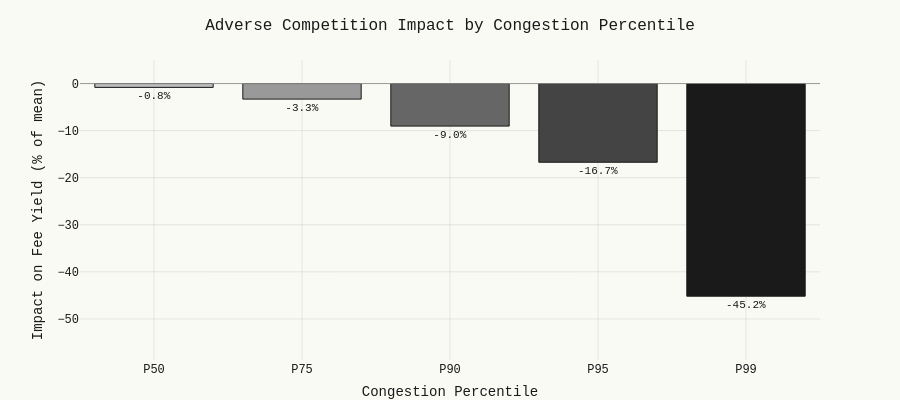

Write notebook code for a chart like this one.
### Code cell
# ── Tail impact chart ──────────────────────────────────────────
percentiles = [50, 75, 90, 95, 99]
labels = [f"P{p}" for p in percentiles]
impacts = [100 * d2 * congestion.quantile(p / 100) / fy_mean for p in percentiles]

fig = go.Figure()

fig.add_trace(go.Bar(
    x=labels, y=impacts,
    marker=dict(
        color=["#bbbbbb", "#999999", "#666666", "#444444", "#1a1a1a"],
        line=dict(color="#1a1a1a", width=1)
    ),
    text=[f"{v:.1f}%" for v in impacts],
    textposition="outside",
    textfont=dict(family="Courier New, monospace", size=11)
))

fig.add_hline(y=0, line_color="#999999", line_width=0.8)

fig.update_layout(
    title="Adverse Competition Impact by Congestion Percentile",
    xaxis_title="Congestion Percentile",
    yaxis_title="Impact on Fee Yield (% of mean)",
    height=400,
    margin=dict(t=60, b=40),
    yaxis=dict(range=[min(impacts) * 1.3, max(max(impacts) * 1.3, 5)])
)

fig.show()

### Figure 1 — Plotly figure (JSON) as saved in the notebook; plotly's stock layout.template omitted (floating-point values rounded to 4 significant figures)
{"data": [{"marker": {"color": ["#bbbbbb", "#999999", "#666666", "#444444", "#1a1a1a"], "line": {"color": "#1a1a1a", "width": 1}}, "text": ["-0.8%", "-3.3%", "-9.0%", "-16.7%", "-45.2%"], "textfont": {"family": "Courier New, monospace", "size": 11}, "textposition": "outside", "type": "bar", "x": ["P50", "P75", "P90", "P95", "P99"], "y": [-0.8194, -3.308, -9.041, -16.72, -45.18]}], "layout": {"height": 400, "margin": {"b": 40, "t": 60}, "shapes": [{"line": {"color": "#999999", "width": 0.8}, "type": "line", "x0": 0, "x1": 1, "xref": "x domain", "y0": 0, "y1": 0, "yref": "y"}], "title": {"text": "Adverse Competition Impact by Congestion Percentile"}, "xaxis": {"title": {"text": "Congestion Percentile"}}, "yaxis": {"range": [-58.73, 5], "title": {"text": "Impact on Fee Yield (% of mean)"}}}}
